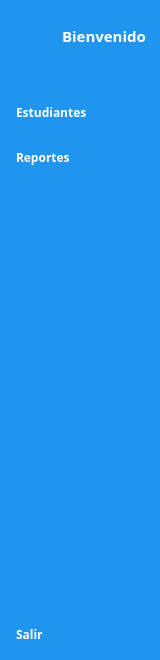
     <widget class="QWidget" name="icon_complete_widget" native="true">
      <property name="minimumSize">
       <size>
        <width>160</width>
        <height>0</height>
       </size>
      </property>
      <property name="maximumSize">
       <size>
        <width>160</width>
        <height>16777215</height>
       </size>
      </property>
      <property name="styleSheet">
       <string notr="true">QWidget{
background-color: rgb(31, 149, 239);
}

QPushButton{
color: #FFFFFF;
text-align: left;
height:30px;
border:none;
padding-left:10px;
border-top-left-radius:10px;
border-bottom-left-radius:10px;
}


QLabel{
color:#FFFFFF;
text-align:center;
}

QPushButton:checked{
background-color:#F5FAFE;
color: #1F95EF;
font-weight:bold
}</string>
      </property>
      <layout class="QGridLayout" name="gridLayout_2">
       <property name="leftMargin">
        <number>6</number>
       </property>
       <property name="rightMargin">
        <number>0</number>
       </property>
       <item row="0" column="0" colspan="2">
        <layout class="QHBoxLayout" name="tittle_dashboard">
         <item>
          <widget class="QLabel" name="icon">
           <property name="minimumSize">
            <size>
             <width>50</width>
             <height>50</height>
            </size>
           </property>
           <property name="maximumSize">
            <size>
             <width>50</width>
             <height>50</height>
            </size>
           </property>
           <property name="text">
            <string/>
           </property>
           <property name="pixmap">
            <pixmap>:/icons/assets/icons/icons8-computer-50.png</pixmap>
           </property>
          </widget>
         </item>
         <item>
          <widget class="QLabel" name="tittle">
           <property name="minimumSize">
            <size>
             <width>50</width>
             <height>50</height>
            </size>
           </property>
           <property name="maximumSize">
            <size>
             <width>100</width>
             <height>50</height>
            </size>
           </property>
           <property name="font">
            <font>
             <family>Euphemia</family>
             <pointsize>11</pointsize>
             <weight>75</weight>
             <bold>true</bold>
            </font>
           </property>
           <property name="text">
            <string>Bienvenido</string>
           </property>
           <property name="margin">
            <number>5</number>
           </property>
          </widget>
         </item>
        </layout>
       </item>
       <item row="1" column="0" colspan="2">
        <layout class="QVBoxLayout" name="menu_options">
         <property name="spacing">
          <number>15</number>
         </property>
         <property name="topMargin">
          <number>30</number>
         </property>
         <property name="rightMargin">
          <number>0</number>
         </property>
         <item>
          <widget class="QPushButton" name="students_2">
           <property name="font">
            <font>
             <family>Euphemia</family>
             <pointsize>9</pointsize>
             <weight>75</weight>
             <bold>true</bold>
             <underline>false</underline>
             <strikeout>false</strikeout>
             <kerning>false</kerning>
            </font>
           </property>
           <property name="text">
            <string>Estudiantes</string>
           </property>
           <property name="icon">
            <iconset>
             <normaloff>:/icons/assets/icons/profile_white.png</normaloff>
             <normalon>:/icons/assets/icons/profile.png</normalon>:/icons/assets/icons/profile_white.png</iconset>
           </property>
           <property name="iconSize">
            <size>
             <width>20</width>
             <height>22</height>
            </size>
           </property>
           <property name="checkable">
            <bool>true</bool>
           </property>
           <property name="autoExclusive">
            <bool>true</bool>
           </property>
          </widget>
         </item>
         <item>
          <widget class="QPushButton" name="reports_2">
           <property name="font">
            <font>
             <family>Euphemia</family>
             <pointsize>9</pointsize>
             <weight>75</weight>
             <bold>true</bold>
            </font>
           </property>
           <property name="text">
            <string>Reportes</string>
           </property>
           <property name="icon">
            <iconset>
             <normaloff>:/icons/assets/icons/icons8-report-100.png</normaloff>
             <normalon>:/icons/assets/icons/icons8-report-100-blue.png</normalon>:/icons/assets/icons/icons8-report-100.png</iconset>
           </property>
           <property name="iconSize">
            <size>
             <width>28</width>
             <height>24</height>
            </size>
           </property>
           <property name="checkable">
            <bool>true</bool>
           </property>
           <property name="autoExclusive">
            <bool>true</bool>
           </property>
          </widget>
         </item>
        </layout>
       </item>
       <item row="2" column="1">
        <spacer name="verticalSpacer_2">
         <property name="orientation">
          <enum>Qt::Vertical</enum>
         </property>
         <property name="sizeHint" stdset="0">
          <size>
           <width>20</width>
           <height>441</height>
          </size>
         </property>
        </spacer>
       </item>
       <item row="3" column="0">
        <widget class="QPushButton" name="exit">
         <property name="font">
          <font>
           <family>Euphemia</family>
           <pointsize>9</pointsize>
           <weight>75</weight>
           <bold>true</bold>
          </font>
         </property>
         <property name="text">
          <string>Salir</string>
         </property>
         <property name="icon">
          <iconset>
           <normaloff>:/icons/assets/icons/log_out_white.png</normaloff>:/icons/assets/icons/log_out_white.png</iconset>
         </property>
         <property name="iconSize">
          <size>
           <width>20</width>
           <height>20</height>
          </size>
         </property>
         <property name="checkable">
          <bool>true</bool>
         </property>
        </widget>
       </item>
      </layout>
     </widget>
